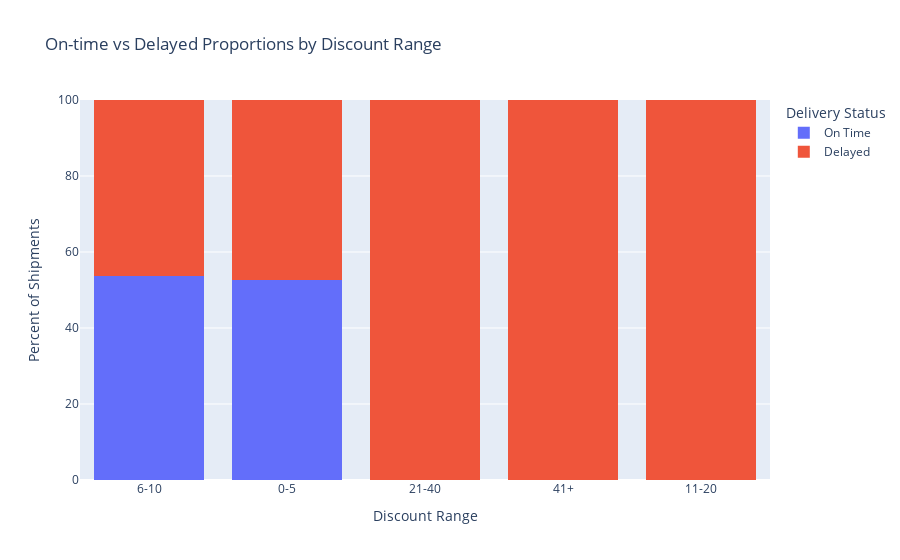

The code cell stored with this chart in its notebook:
### Markdown cell above
### Are discounts being used to compensate for poor logistics?

### Code cell
df_plot = df_viz.copy()
df_plot["Discount_Bin"] = pd.cut(
    df_plot["Discount_offered"],
    bins=[0, 5, 10, 20, 40, 100],
    include_lowest=True,
    right=True,
    labels=["0-5", "6-10", "11-20", "21-40", "41+"]
)

fig = px.histogram(
    df_plot,
    x="Discount_Bin",
    color="is_delayed",
    barnorm="percent",
    barmode="stack",
    title="On-time vs Delayed Proportions by Discount Range",
    labels={"is_delayed": "Delivery Status", "Discount_Bin": "Discount Range"},
)

fig.update_yaxes(title="Percent of Shipments")
fig.show()

### Figure 1 — Plotly figure (JSON) as saved in the notebook; plotly's stock layout.template omitted (floating-point values rounded to 4 significant figures; data arrays with more than 128 entries replaced by an {"elided": "..."} marker saying what was removed)
{"data": [{"alignmentgroup": "True", "bingroup": "x", "hovertemplate": "Delivery Status=On Time<br>Discount Range=%{x}<br>count (normalized as percent)=%{y}<extra></extra>", "legendgroup": "On Time", "marker": {"color": "#636efa", "pattern": {"shape": ""}}, "name": "On Time", "offsetgroup": "On Time", "orientation": "v", "showlegend": true, "type": "histogram", "x": {"elided": "3549 str values"}, "xaxis": "x", "yaxis": "y"}, {"alignmentgroup": "True", "bingroup": "x", "hovertemplate": "Delivery Status=Delayed<br>Discount Range=%{x}<br>count (normalized as percent)=%{y}<extra></extra>", "legendgroup": "Delayed", "marker": {"color": "#EF553B", "pattern": {"shape": ""}}, "name": "Delayed", "offsetgroup": "Delayed", "orientation": "v", "showlegend": true, "type": "histogram", "x": {"elided": "5250 str values"}, "xaxis": "x", "yaxis": "y"}], "layout": {"barmode": "stack", "barnorm": "percent", "legend": {"title": {"text": "Delivery Status"}, "tracegroupgap": 0}, "title": {"text": "On-time vs Delayed Proportions by Discount Range"}, "xaxis": {"anchor": "y", "domain": [0, 1], "title": {"text": "Discount Range"}}, "yaxis": {"anchor": "x", "domain": [0, 1], "title": {"text": "Percent of Shipments"}}}}
